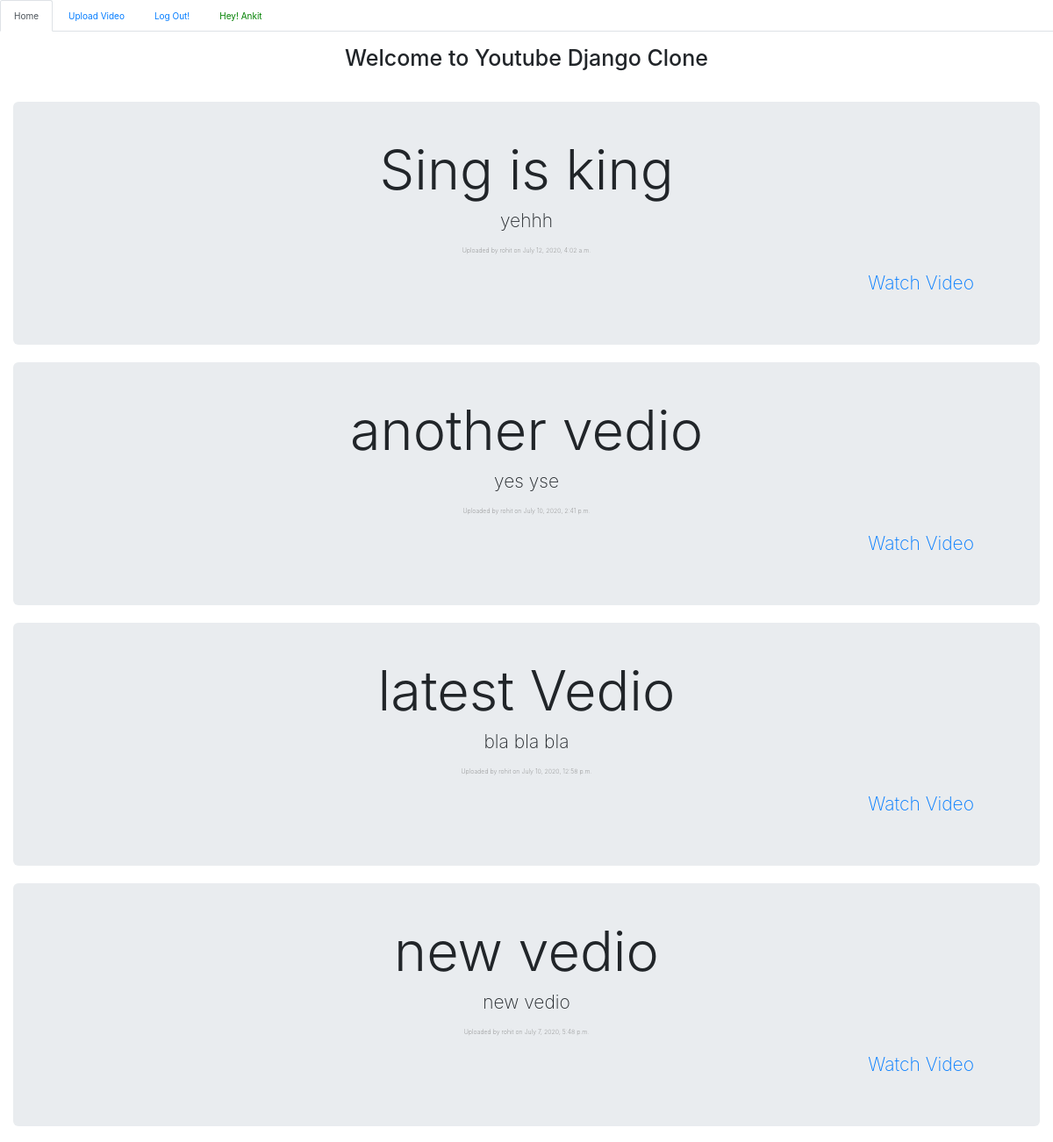
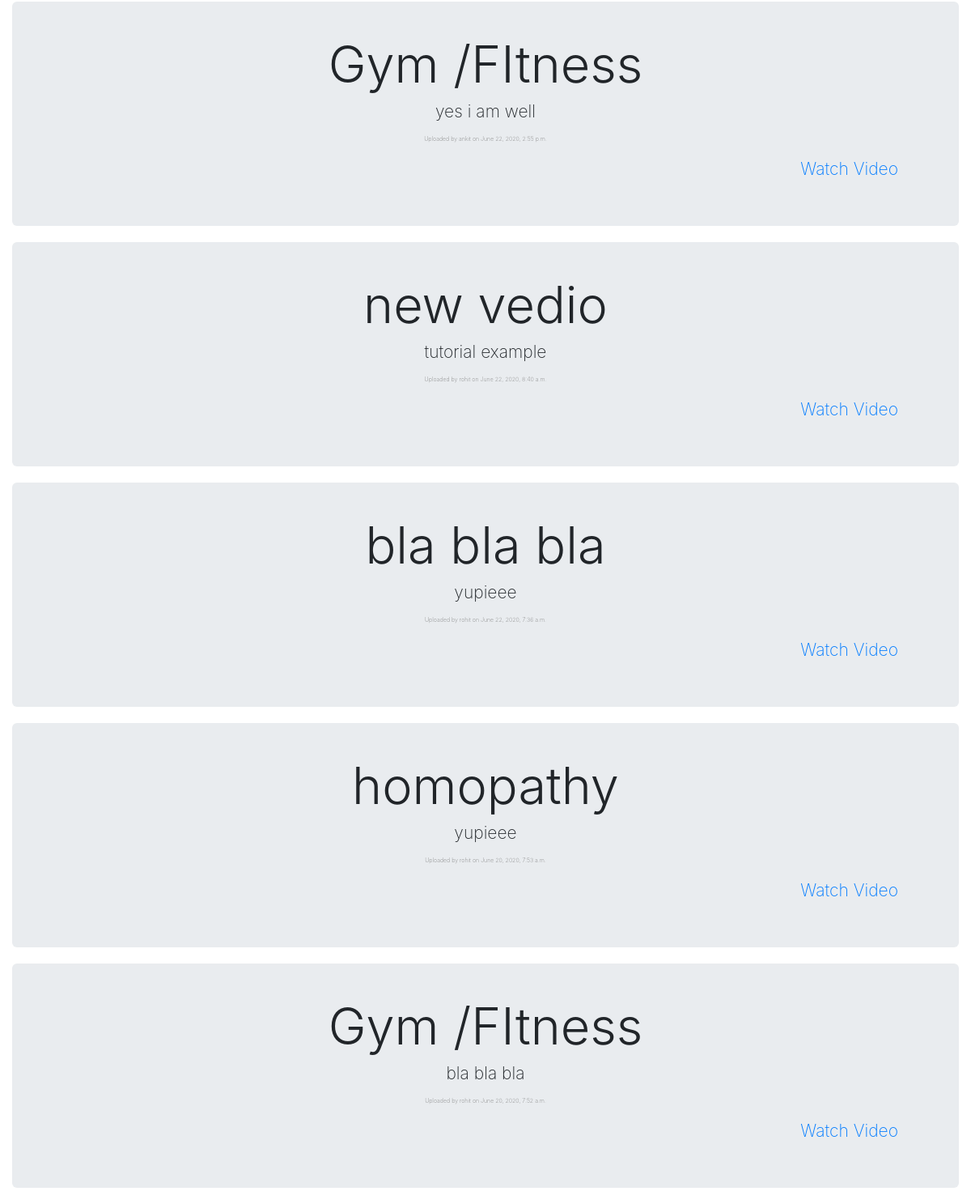
Page / (signed in) on the committed database (2 pictures, top to bottom).
### youtubeapp/models.py (models this page shows)
class Vedio(models.Model):
	Title 		= models.CharField(max_length=300)
	Discription = models.CharField(max_length=300)
	path		= models.FileField(upload_to='documents/')
	user        = models.ForeignKey(User, on_delete=models.CASCADE)
	created_on	= models.DateTimeField(auto_now_add=True)

### youtube/views.py (the view)
# urls.py: url(r'^$',views.HomeView.as_view()),
class HomeView(View):
    template_name = 'index.html'
    def get(self, request):
        most_recent_videos = Vedio.objects.all().order_by('-id')
        return render(request, self.template_name, {'most_recent_videos': most_recent_videos})

### templates/index.html (shortened to what this page needs)
{% extends "homepage.html" %}
{% block body %}
<h1>Welcome to Youtube Django Clone</h1><br>
<br>
{% for videos in most_recent_videos %}
<div class="jumbotron jumbotron-fluid">
        <div class="container">
          <h1 class="display-4">{{ videos.Title }}</h1>
          <p class="lead">{{ videos.Discription }}</p>
          <p style="font-size: 7px; color:gray;">Uploaded by {{ videos.user }} on {{videos.created_on}} </p>
          <p style="text-align: right"><a href='/youtube/video/{{videos.id}}'>Watch Video</a></p>
        </div>
</div>
{% endfor %}
{% endblock %}

### templates/homepage.html (shortened to what this page needs)
<!DOCTYPE html>
<html>
<head>
	 <link rel="stylesheet" href="https://maxcdn.bootstrapcdn.com/bootstrap/3.3.7/css/bootstrap.min.css">
     {% load static %}
     <link rel="stylesheet" href="https://stackpath.bootstrapcdn.com/bootstrap/4.1.3/css/bootstrap.min.css">
</head>
<body>
 <center>
        <ul class="nav nav-tabs ">
            <li class="nav-item">
                <a class="nav-link {% if request.path == '/' %} active {% endif %}" href="/">Home</a>
            </li>
            <li class="nav-item">
                <a class="nav-link {% if request.path == '/new_video' %} active {% endif %}" href="youtube/newvedio">Upload Video</a>
            </li>
            {% if request.user.is_authenticated %}
            <li class="nav-item">
                <a class="nav-link" href="youtube/logout">Log Out!</a>
            </li>
            {% endif %}
            {% if request.user.is_authenticated %}
            <li class="nav-item ">
                <a class="nav-link" style="color: green; text-transform: capitalize;" >Hey! {{request.user}} </a>
            </li>
            {% endif %}
        </ul>
        <br>
        <div class="container-fluid">
        {% block body %}
        {% endblock %}
    </div>
    </center>
    </body>
</body>
</html>

### rows in the picture
Vedio: Title "Sing is king", Discription "yehhh", user "rohit", created_on "July 12, 2020, 4:02 a.m."
Vedio: Title "another vedio", Discription "yes yse", user "rohit", created_on "July 10, 2020, 2:41 p.m."
Vedio: Title "latest Vedio", Discription "bla bla bla", user "rohit", created_on "July 10, 2020, 12:58 p.m."
Vedio: Title "new vedio", Discription "new vedio", user "rohit", created_on "July 7, 2020, 5:48 p.m."
Vedio: Title "Gym /FItness", Discription "yes i am well", user "ankit", created_on "June 22, 2020, 2:55 p.m."
Vedio: Title "new vedio", Discription "tutorial example", user "rohit", created_on "June 22, 2020, 8:40 a.m."
Vedio: Title "bla bla bla", Discription "yupieee", user "rohit", created_on "June 22, 2020, 7:36 a.m."
Vedio: Title "homopathy", Discription "yupieee", user "rohit", created_on "June 20, 2020, 7:53 a.m."
Vedio: Title "Gym /FItness", Discription "bla bla bla", user "rohit", created_on "June 20, 2020, 7:52 a.m."

### other values in the picture
{{ request.user }} "Ankit"
